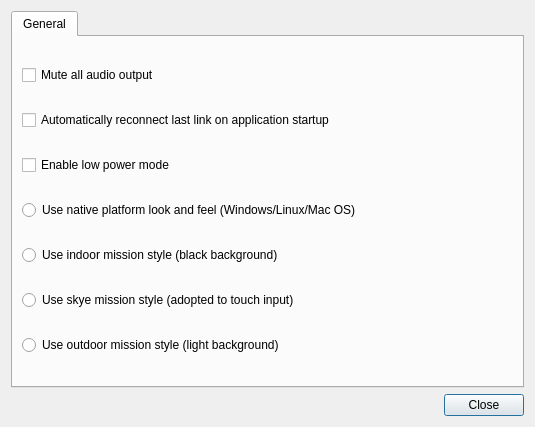
<?xml version="1.0" encoding="UTF-8"?>
<ui version="4.0">
 <class>QGCSettingsWidget</class>
 <widget class="QDialog" name="QGCSettingsWidget">
  <property name="geometry">
   <rect>
    <x>0</x>
    <y>0</y>
    <width>535</width>
    <height>427</height>
   </rect>
  </property>
  <property name="windowTitle">
   <string>Dialog</string>
  </property>
  <layout class="QVBoxLayout" name="verticalLayout">
   <item>
    <widget class="QTabWidget" name="tabWidget">
     <widget class="QWidget" name="general">
      <attribute name="title">
       <string>General</string>
      </attribute>
      <attribute name="toolTip">
       <string>General Settings</string>
      </attribute>
      <layout class="QGridLayout" name="generalPaneGridLayout">
       <item row="0" column="0">
        <widget class="QCheckBox" name="audioMuteCheckBox">
         <property name="text">
          <string>Mute all audio output</string>
         </property>
         <property name="icon">
          <iconset resource="../../qgroundcontrol.qrc">
           <normaloff>:/images/status/audio-volume-muted.svg</normaloff>:/images/status/audio-volume-muted.svg</iconset>
         </property>
        </widget>
       </item>
       <item row="1" column="0">
        <widget class="QCheckBox" name="reconnectCheckBox">
         <property name="text">
          <string>Automatically reconnect last link on application startup</string>
         </property>
         <property name="icon">
          <iconset resource="../../qgroundcontrol.qrc">
           <normaloff>:/images/devices/network-wireless.svg</normaloff>:/images/devices/network-wireless.svg</iconset>
         </property>
        </widget>
       </item>
       <item row="3" column="0">
        <widget class="QRadioButton" name="nativeStyle">
         <property name="text">
          <string>Use native platform look and feel (Windows/Linux/Mac OS)</string>
         </property>
         <property name="autoExclusive">
          <bool>true</bool>
         </property>
        </widget>
       </item>
       <item row="4" column="0">
        <widget class="QRadioButton" name="indoorStyle">
         <property name="text">
          <string>Use indoor mission style (black background)</string>
         </property>
        </widget>
       </item>
       <item row="2" column="0">
        <widget class="QCheckBox" name="lowPowerCheckBox">
         <property name="toolTip">
          <string>Lowers all update rates to save battery power</string>
         </property>
         <property name="text">
          <string>Enable low power mode</string>
         </property>
        </widget>
       </item>
       <item row="7" column="0">
        <widget class="QRadioButton" name="outdoorStyle">
         <property name="text">
          <string>Use outdoor mission style (light background)</string>
         </property>
        </widget>
       </item>
       <item row="5" column="0">
        <widget class="QRadioButton" name="skyeStyle">
         <property name="text">
          <string>Use skye mission style (adopted to touch input)</string>
         </property>
        </widget>
       </item>
      </layout>
     </widget>
    </widget>
   </item>
   <item>
    <widget class="QDialogButtonBox" name="buttonBox">
     <property name="orientation">
      <enum>Qt::Horizontal</enum>
     </property>
     <property name="standardButtons">
      <set>QDialogButtonBox::Close</set>
     </property>
    </widget>
   </item>
  </layout>
 </widget>
 <resources>
  <include location="../../qgroundcontrol.qrc"/>
 </resources>
 <connections>
  <connection>
   <sender>buttonBox</sender>
   <signal>accepted()</signal>
   <receiver>QGCSettingsWidget</receiver>
   <slot>accept()</slot>
   <hints>
    <hint type="sourcelabel">
     <x>248</x>
     <y>254</y>
    </hint>
    <hint type="destinationlabel">
     <x>157</x>
     <y>274</y>
    </hint>
   </hints>
  </connection>
  <connection>
   <sender>buttonBox</sender>
   <signal>rejected()</signal>
   <receiver>QGCSettingsWidget</receiver>
   <slot>reject()</slot>
   <hints>
    <hint type="sourcelabel">
     <x>316</x>
     <y>260</y>
    </hint>
    <hint type="destinationlabel">
     <x>286</x>
     <y>274</y>
    </hint>
   </hints>
  </connection>
 </connections>
</ui>
